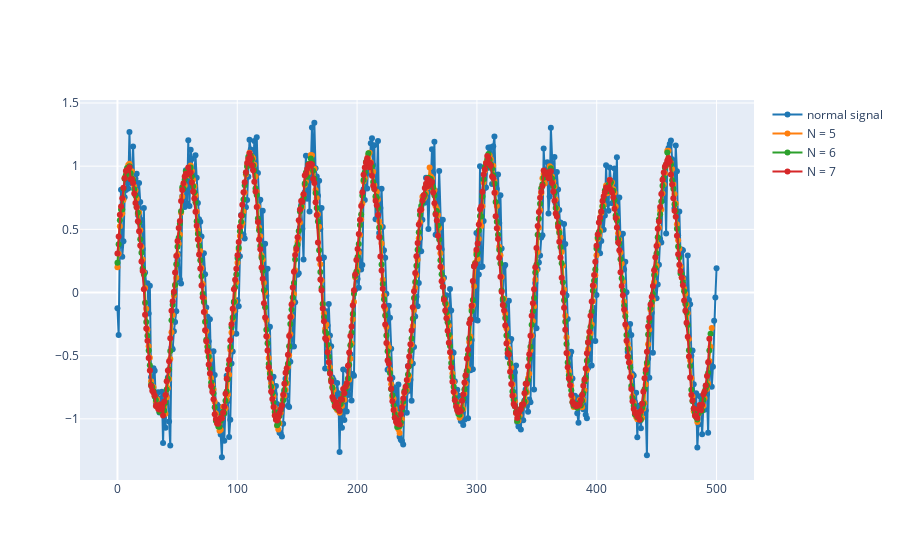

Notebook code cell kept with this figure:
### Code cell
import numpy as np
import matplotlib.pyplot as plt
# we wanted to observe better the effects of FIR on a more real signal, that's this code

# Parameters
n_samples = 500  # Number of samples
t = np.linspace(0, 10, n_samples)  # Time vector
frequency = 1.0  # Frequency of the sine wave (in Hz)
amplitude = 1.0  # Amplitude of the sine wave
noise_stddev = 0.2  # Standard deviation of noise

# Generate a noisy sine wave signal
x = amplitude * np.sin(2 * np.pi * frequency * t) + noise_stddev * np.random.randn(n_samples)
a = averaging_filter(x, 5)
b = averaging_filter(x, 6)
c = averaging_filter(x, 7)
plot_signals([x, a, b, c], fs, name=['normal signal','N = 5', 'N = 6', 'N = 7'], mode='lines+markers')

### Figure 1 — Plotly figure (JSON) as saved in the notebook; plotly's stock layout.template omitted (floating-point values rounded to 4 significant figures; data arrays with more than 128 entries replaced by an {"elided": "..."} marker saying what was removed)
{"data": [{"line": {"color": "#1f77b4", "shape": "linear"}, "mode": "lines+markers", "name": "normal signal", "type": "scatter", "x": {"elided": "500 float values"}, "y": {"elided": "500 float values"}}, {"line": {"color": "#ff7f0e", "shape": "linear"}, "mode": "lines+markers", "name": "N = 5", "type": "scatter", "x": {"elided": "500 float values"}, "y": {"elided": "496 float values"}}, {"line": {"color": "#2ca02c", "shape": "linear"}, "mode": "lines+markers", "name": "N = 6", "type": "scatter", "x": {"elided": "500 float values"}, "y": {"elided": "495 float values"}}, {"line": {"color": "#d62728", "shape": "linear"}, "mode": "lines+markers", "name": "N = 7", "type": "scatter", "x": {"elided": "500 float values"}, "y": {"elided": "494 float values"}}], "layout": {}}
